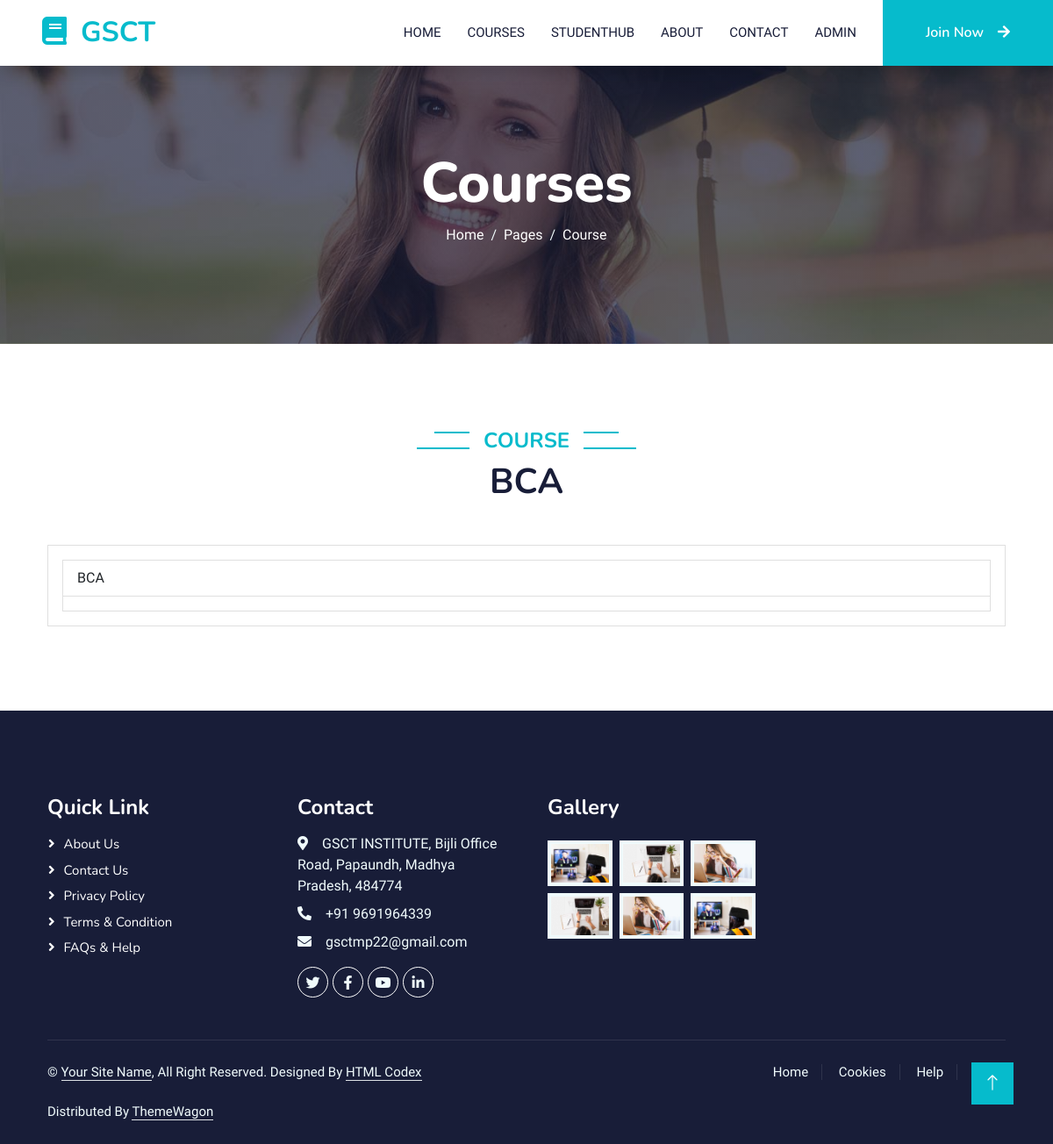
Page /coursedetails/1/ on the earlier database version.
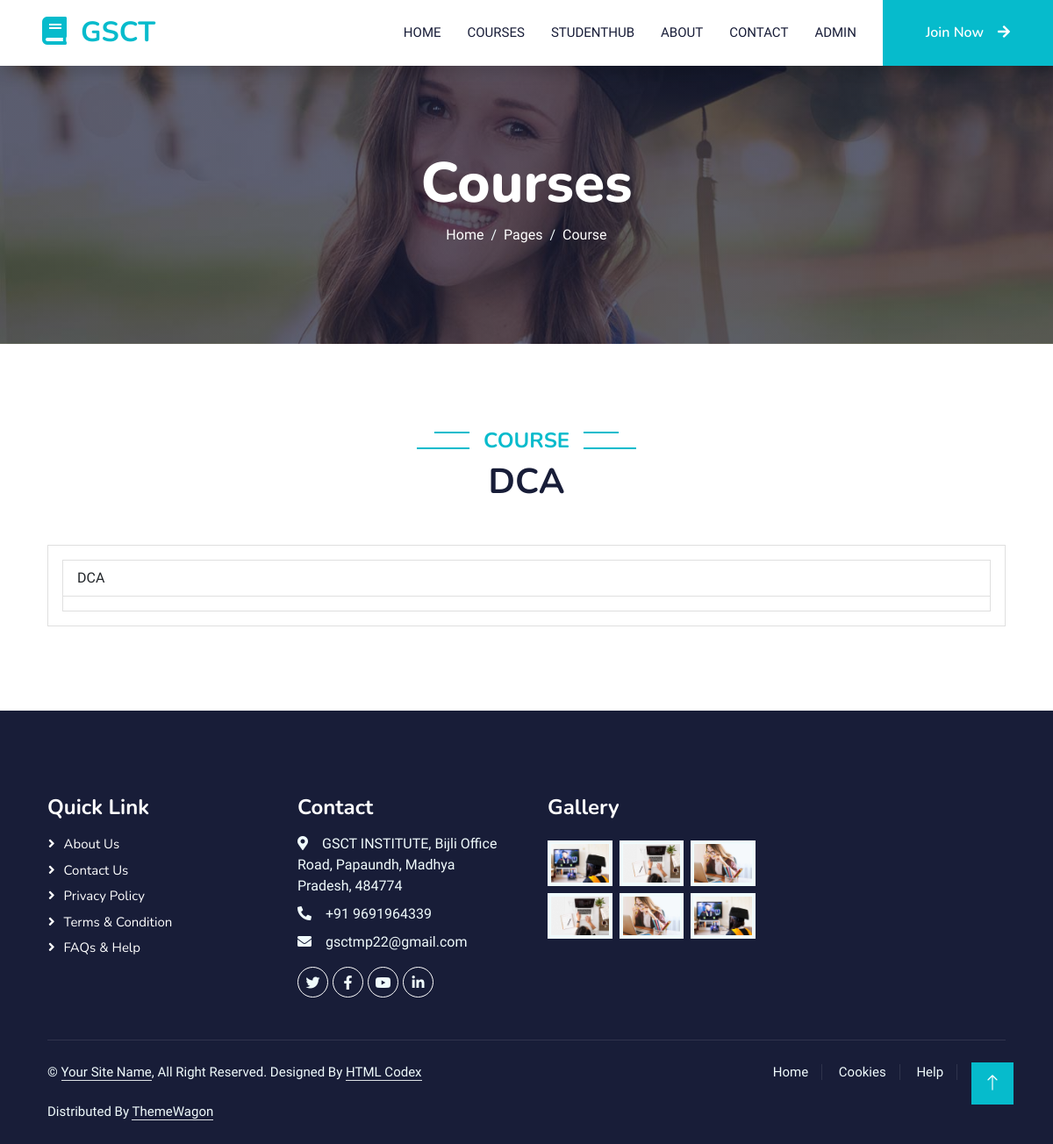
Same page on the later database version.
### student/models.py (models this page shows)
class Course(models.Model):
    name = models.CharField(max_length=250)
    duration = models.IntegerField()
    def __str__(self):
        return f"{self.name}"

### student/views.py (the view)
# urls.py: path("coursedetails/<int:id>/", views.coursedetails, name="coursedetails"),
def coursedetails(request, id):
    course = Course.objects.get(pk=id)
    print(course)
    return render(request, "coursedetails.html", {"course": course})

### templates/coursedetails.html
{% include 'header.html' %}
<div class="container-fluid bg-primary py-5 mb-5 page-header">
  <div class="container py-5">
    <div class="row justify-content-center">
      <div class="col-lg-10 text-center">
        <h1 class="display-3 text-white">Courses</h1>
        <nav aria-label="breadcrumb">
          <ol class="breadcrumb justify-content-center">
            <li class="breadcrumb-item">
              <a class="text-white" href="/">Home</a>
            </li>
            <li class="breadcrumb-item">
              <a class="text-white" href="">Pages</a>
            </li>
            <li class="breadcrumb-item text-white active" aria-current="page">Course</li>
          </ol>
        </nav>
      </div>
    </div>
  </div>
</div>
<div class="container-xxl py-5">
  <div class="container">
    <div class="text-center wow fadeInUp">
      <h4 class="section-title bg-white text-center text-primary px-3">Course</h4>
      <h1 class="mb-5">{{ course.name }}</h1>
    </div>
    <div class="row g-4">
      <div class="col-lg-12 col-md-12 wow fadeInUp">
        <div class="card">
          <div class="card-body">
            <ul class="list-group">
              <li class="list-group-item">{{ course.name }}</li>
              <li class="list-group-item">{{ course.description }}</li>
            </ul>
          </div>
        </div>
      </div>
    </div>
  </div>
</div>
{% include 'footer.html' %}

Differences in the rows shown:
changed Course: name "BCA" → "DCA"
